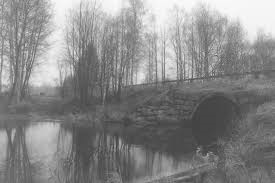
//> input picture lowcontrastimage.jpg, 275 x 183 px
$ ./contrast   (built with g++ and OpenCV 4)
//> lines starting //> are read from the running program, lines starting //| are printed output that depends on the picture
#include <stdio.h>
#include <iostream>
#include <opencv2\core\core.hpp>
#include "opencv2\imgproc\imgproc.hpp"
#include <opencv2\highgui\highgui.hpp>

using namespace std;
using namespace cv;

int main()
{
	char inputimage[] = "C:/Users/sumaira/mscs/Documents/Visual Studio 2015/Projects/COMPUTER VISION USING OPENCV/contrast/lowcontrastimage.jpg";
	//char inputimage[] = "C:/Users/sumaira/mscs/Documents/Visual Studio 2015/Projects/COMPUTER VISION USING OPENCV/obtaininghist/obtaininghist/image030.png";

	Mat original_image, equalized_image;

	original_image = cv::imread(inputimage,CV_LOAD_IMAGE_GRAYSCALE);
//> original_image is the input picture: 183 rows x 275 cols, CV_8UC1; min 59, max 253, mean 136.2
	if (!original_image.data) {
		cout << "myimage doesn't contain any data" << inputimage << endl;

		exit(1);
	}


	// create variables for histogram
	int histsize = 256;
	// the defined range for gray level 0-255
	float range[] = {0,256};
	const float* histrange = { range };
	bool uniform = true;
	bool accumulate = false;
	// next we create an image where we want to display our histogram and equalize the hist image

	//int hist_w = 512; int hist_h = 400; // choosing the height and width of destination image where we will draw a histogram
	int hist_w =183; int hist_h = 275;
	Mat histImage(hist_w,hist_h,CV_8UC3,Scalar(0,0,0));//with histimage we create an image on which we are going to display our histogram
	Mat equalizedHistImage(hist_w, hist_h, CV_8UC3, Scalar(0, 0, 0));

	// now we declare the bin width of the histogram

	int bin_w = cvRound((double)hist_w/histsize);

	// now we are going to calculate histogram
	Mat original_hist, normalized_hist, equalized_normalized_hist, equalized_hist;
	calcHist(&original_image, 1 , 0 , Mat(), original_hist, 1 , &histsize , &histrange, uniform, accumulate);
//> original_hist = 256 values, max 611 at index 97, min 0 at index 0, mean 196.6

	cout << "original image" << endl;

	// dislay the values of original histogram
	for (int h = 0; h < histsize;h++) {
		int binval = original_hist.at<float>(h);
		cout << " " <<binval;

	}
//> this loop made 256 passes
//> binval on passes 1 to 3: 0, 0, 0
//|  0 0 0 0 0 0 0 0
//> (output is shown up to pass 8 of 256)
	cout << endl;
	//normalize the histogram [0,_histImage.rows]
	normalize(original_hist, normalized_hist,0,histImage.rows,NORM_MINMAX,-1,Mat());
//> normalized_hist = 256 values, max 183 at index 97, min 0 at index 0, mean 58.88
	cout << endl;
	cout << "normalized histogram";
	//display the values
	for (int j = 0; j < histsize;j++) {
		float binval = normalized_hist.at<float>(j);
		cout << " " << binval;

	}
	cout << endl;

	//equalize and calculate normalized histogram for a gray scale image

	equalizeHist(original_image, equalized_image);
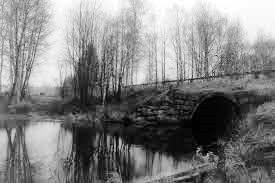
//> equalized_image: 183 rows x 275 cols, CV_8UC1; min 0, max 255, mean 128.4
	calcHist(&equalized_image, 1, 0, Mat(), equalized_hist, 1, &histsize, &histrange, true, false);
//> equalized_hist = 256 values, max 611 at index 63, min 0 at index 3, mean 196.6
	cout << "EQUALIZE IMAGE" << endl;

	//display the values
		for (int h = 0; h < histsize; h++) {
			int binval = equalized_hist.at<float>(h);
			cout << " " << binval;
		}
//> this loop made 256 passes
//> binval on passes 1 to 3: 60, 118, 191
//|  60 118 191 0 399 296 0 340
//> (output is shown up to pass 8 of 256)
		cout<< endl;

		cout << "normalized equalized histogram" << endl;
		// normalize the equalized histogram
		normalize(equalized_hist, equalized_normalized_hist, 0, histImage.rows, NORM_MINMAX, -1, Mat());
//> equalized_normalized_hist = 256 values, max 183 at index 63, min 0 at index 3, mean 58.88
		//display the values for the equalized normalized histogram
		for (int h = 0; h < histsize; h++) {
			int binval = equalized_normalized_hist.at<float>(h);
			cout << " " << binval;
		}
//> this loop made 256 passes
//> binval on passes 1 to 3: 17, 35, 57
//|  17 35 57 0 119 88 0 101
//> (output is shown up to pass 8 of 256)
		cout << endl;
		// DISPLAY HISTOGRAMS.
		for (int i = 0; i < histsize;i++) {
			line(histImage,Point(bin_w*i,hist_w),Point(bin_w*i,hist_h-cvRound(normalized_hist.at<float>(i))),Scalar(255,0,0),bin_w,8,0);
			line(equalizedHistImage, Point(bin_w*i, hist_w), Point(bin_w*i, hist_h - cvRound(equalized_normalized_hist.at<float>(i))), Scalar(0, 255, 0), bin_w, 8, 0);

		}
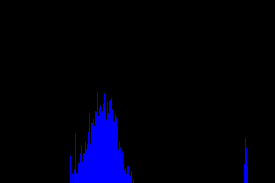
//> histImage: 183 rows x 275 cols, CV_8UC3; mean B, G, R 14.8, 0, 0
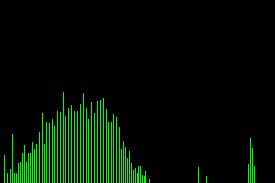
//> equalizedHistImage: 183 rows x 275 cols, CV_8UC3; mean B, G, R 0, 15, 0

		namedWindow("original", WINDOW_AUTOSIZE);
		imshow("original", original_image);

		namedWindow("equalized", WINDOW_AUTOSIZE);
		imshow("equalized", equalized_image);

		namedWindow("originalhistogram", WINDOW_AUTOSIZE);
		imshow("originalhistogram", original_hist);

		namedWindow("equalized histogram", WINDOW_AUTOSIZE);
		imshow("equalized histogram", equalizedHistImage);

		waitKey(0);
		return(0);


}
